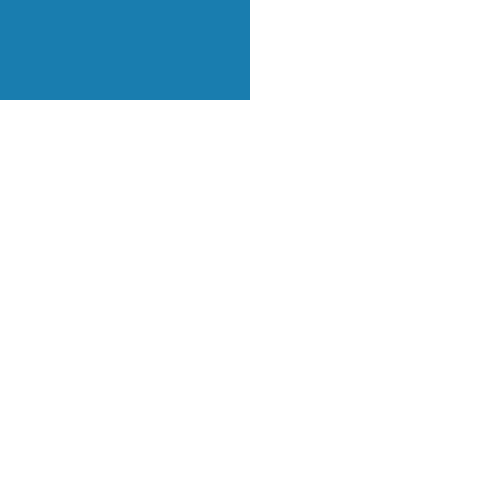
Frame 1 (no input)
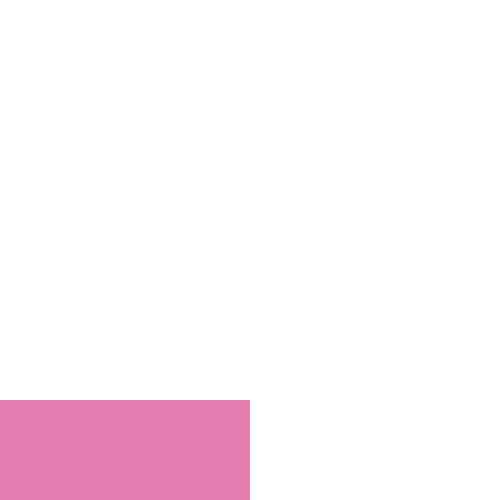
Frame 60 (the mouse pressed at the canvas centre just before this capture)
Frame 120 (the mouse held since frame 60 and released just before this capture): identical to frame 60, image omitted

The Processing sketch that drew these frames (run headless with seeded random() and noise(); from frame 60 on, the mouse is pressed at the canvas centre):

// Processing sketch: processing_161280
// ── processing_161280.pde

int n = 0;

void setup() { 
  size(500,500);
  background(255);
  frameRate(5);
  noStroke();

}

void draw() {
  
  background(255);
  
  if(n % 5 == 0) {
    fill(25,125,175);
    rect(0,0,width/2,100);
  }
  
   if(n % 5 == 1) {
     fill(75,125,175);
    rect(0,100,width/2,100);
  }
  
   if(n % 5 == 2) {
     fill(125,125,175);
    rect(0,200,width/2,100);
  }
  
   if(n % 5 == 3) {
     fill(175,125,175);
    rect(0,300,width/2,100);
  }
  
     if(n % 5 == 4) {
     fill(225,125,175);
    rect(0,400,width/2,100);
  }
  
  
  
  n++;
}
